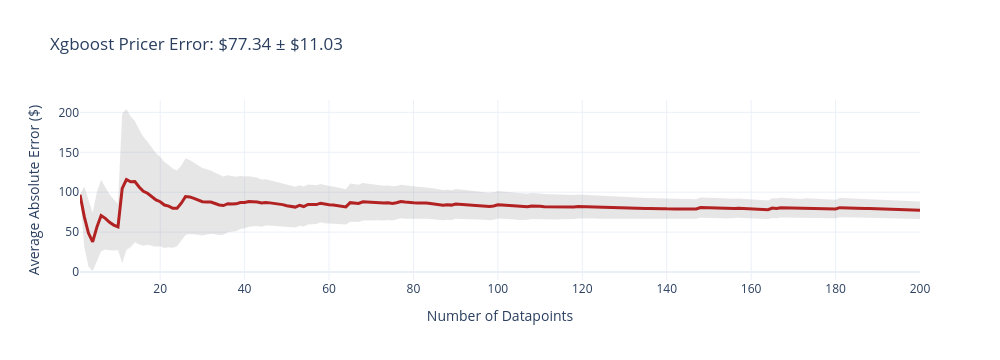
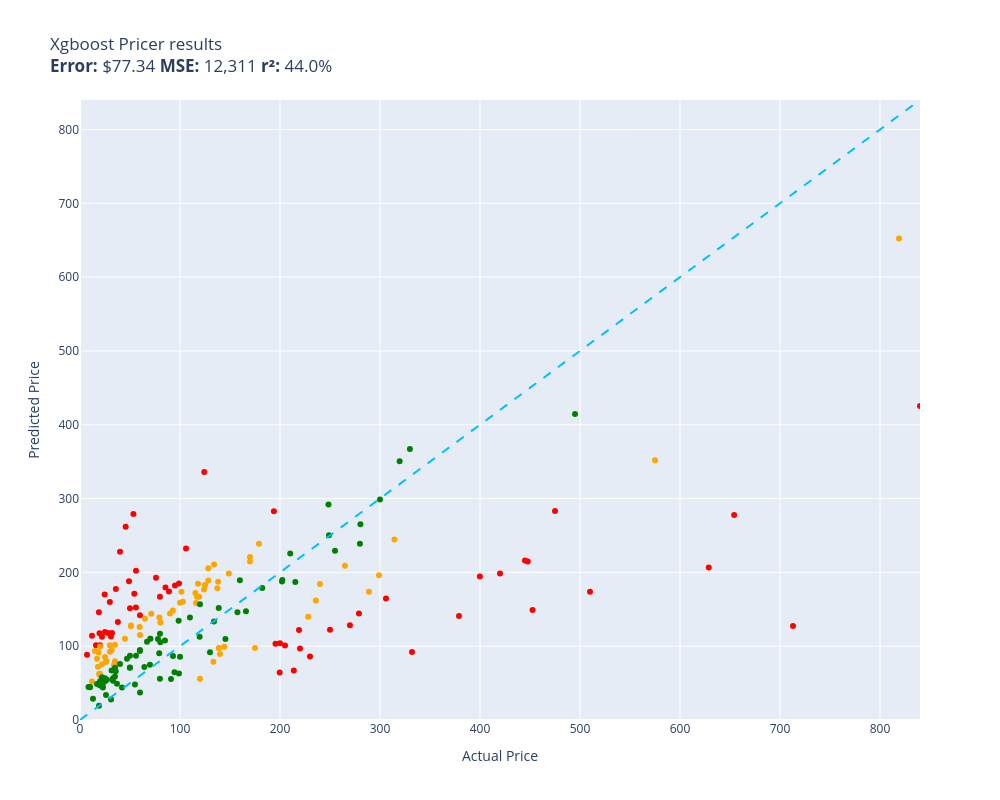

Here is the notebook cell these charts were saved with, in order:
### Code cell
from xgboost import XGBRegressor

xgb = XGBRegressor(
    n_estimators=500,
    learning_rate=0.05,
    max_depth=6,
    random_state=42,
    n_jobs=-1,
)
xgb.fit(X_train, train_prices)
print(f"XGBoost trained")

def xgboost_pricer(item):
    text = item.summary or item.title
    X = vectorizer.transform([text])
    return xgb.predict(X)[0]

evaluate(xgboost_pricer, test, size=200)

### Figure 1 — Plotly figure (JSON) as saved in the notebook; plotly's stock layout.template omitted (floating-point values rounded to 4 significant figures; data arrays with more than 128 entries replaced by an {"elided": "..."} marker saying what was removed)
{"data": [{"fill": "toself", "fillcolor": "rgba(128,128,128,0.2)", "hoverinfo": "skip", "line": {"color": "rgba(255,255,255,0)"}, "name": "95% CI", "showlegend": false, "type": "scatter", "x": {"elided": "400 int values"}, "y": {"elided": "400 float values"}}, {"customdata": {"elided": "200x1 float values"}, "hovertemplate": "n=%{x}<br>Avg Error=$%{y:,.2f}<br>±95% CI=$%{customdata[0]:,.2f}<extra></extra>", "line": {"color": "firebrick", "width": 3}, "mode": "lines", "name": "Cumulative Avg Error", "type": "scatter", "x": {"elided": "200 int values"}, "y": {"elided": "200 float values"}}], "layout": {"height": 360, "showlegend": false, "title": {"text": "Xgboost Pricer Error: $77.34 ± $11.03"}, "width": 1000, "xaxis": {"title": {"text": "Number of Datapoints"}}, "yaxis": {"title": {"text": "Average Absolute Error ($)"}}}}

### Figure 2 — Plotly figure (JSON) as saved in the notebook; plotly's stock layout.template omitted (floating-point values rounded to 4 significant figures)
{"data": [{"customdata": [["Old Blood Noise Excess V2 Distortion Cho...\nGuess=$122.08 Actual=$219.00"], ["Stand for Raven Pro Document Scanner - P...\nGuess=$159.98 Actual=$29.85"], ["RBC12-UPC Replacement Battery Cartridge ...\nGuess=$86.18 Actual=$229.99"], ["Bam France 2002XL Contoured Hightech Bla...\nGuess=$127.20 Actual=$713.00"], ["Metabo HPT 36V MultiVolt™ Cordless Rotar...\nGuess=$140.84 Actual=$379.00"], ["Innovative Percussion CB-6 Chamois Bass ...\nGuess=$171.15 Actual=$54.32"], ["Bam Trekking 3027SB Single Black Clarine...\nGuess=$92.01 Actual=$332.00"], ["DEWALT 20V MAX* XR Impact Driver with Bl...\nGuess=$149.02 Actual=$452.53"], ["10GBase-LR SFP+ Transceiver, Handar 10GB...\nGuess=$101.42 Actual=$19.99"], ["Deco Mount Pro Tripod Microphone Stand w...\nGuess=$141.88 Actual=$59.95"], ["Task T24287 Roman Ogee Router Bit with 1...\nGuess=$152.48 Actual=$55.88"], ["Travelpro Platinum Elite Slim Business L...\nGuess=$66.96 Actual=$213.83"], ["Southwire 120V/15A Right Angle User Atta...\nGuess=$132.69 Actual=$37.87"], ["JRready ST6313 DT Deutsch Connector Kit,...\nGuess=$64.34 Actual=$199.68"], ["15\" Locking Shower Head Extension Arm in...\nGuess=$167.09 Actual=$79.95"], ["Dakota Alert MURS Alert Probe Sensor - M...\nGuess=$96.95 Actual=$219.99"], ["KOHLER 18865-CP Filtered Water Faucet, P...\nGuess=$283.06 Actual=$475.00"], ["Projector, CRAZVIEW Projector with WiFi ...\nGuess=$279.25 Actual=$53.40"], ["Retevis RT68 Soft Earhook Walkie Talkie ...\nGuess=$88.55 Actual=$6.99"], ["MC: Pindicator (Dual Intensity Amber)\nGuess=$228.09 Actual=$40.00"], ["Poison Spyder 10-08-020 Rocker Knocker\nGuess=$206.71 Actual=$628.76"], ["Lighted Triangle Mirror Cabinet Bathroom...\nGuess=$216.19 Actual=$445.00"], ["BESTILL Wall Mounted Shower Faucet Set, ...\nGuess=$192.73 Actual=$76.00"], ["Engine Thermostat, Replace 19301-PAA-306...\nGuess=$145.84 Actual=$18.89"], ["Beck/Arnley 0421945 Air Filter\nGuess=$177.46 Actual=$35.87"], ["Dell Optiplex 390 Desktop Computer i3 3....\nGuess=$336.03 Actual=$124.27"], ["Satco S9596, 4 Count (Pack of 1), 4.18\nGuess=$114.18 Actual=$12.00"], ["Kingston Brass KS269SN Kingston Clawfoot...\nGuess=$164.78 Actual=$305.99"], ["KOHLER K-1185540-CP Assembly-Slider\nGuess=$261.73 Actual=$45.67"], ["Trim Kit for 2-handle Shower & Tub Valve...\nGuess=$182.20 Actual=$94.99"], ["Aeromotive 13304 Regulator, X1 Adjustabl...\nGuess=$128.21 Actual=$269.95"], ["Royal Designs, Inc. Decorative Abundant ...\nGuess=$119.17 Actual=$24.95"], ["Canon Sure Shot 90u 35mm Date Camera\nGuess=$194.58 Actual=$399.89"], ["Wilkinson LOW GAUSS Vintage Tone Strat S...\nGuess=$113.04 Actual=$30.93"], ["MXR Carbon Copy Deluxe Analog Delay Guit...\nGuess=$103.15 Actual=$195.50"], ["Berta (6 Pieces) 1-1/4 inch Overlay, 90 ...\nGuess=$169.96 Actual=$24.66"], ["Linkloos Solar Street Lights Outdoor Wat...\nGuess=$202.19 Actual=$55.99"], ["USB Charger, CIVIE High Speed 60W Multip...\nGuess=$101.30 Actual=$15.99"], ["CradlePoint Compact Broadband Router (CB...\nGuess=$174.24 Actual=$89.00"], ["Universal Power Group 12V 100Ah Sealed L...\nGuess=$103.91 Actual=$199.99"], ["Auertech Portable Washing Machine, 14lbs...\nGuess=$184.89 Actual=$98.99"], ["ECCPP Power Steering Pump for 2009-2010 ...\nGuess=$179.40 Actual=$85.48"], ["SP Air Corporation SP-8102BU 1/4-Inch He...\nGuess=$101.09 Actual=$204.99"], ["Music Hall pa15.3 MM/MC Phono Preamplifi...\nGuess=$122.32 Actual=$250.00"], ["Lorell Bell Chair Glide, 2.5\", Black\nGuess=$117.54 Actual=$19.50"], ["4 Inches Rolled Muffler Tip Catback Exha...\nGuess=$282.84 Actual=$193.88"], ["CTLAMP XL-2100 Professional Quality XL-2...\nGuess=$117.86 Actual=$32.00"], ["Competition Clutch Disc and Pressure Pla...\nGuess=$173.85 Actual=$510.00"], ["KUNFINE Android Radio CarPlay & Android ...\nGuess=$232.30 Actual=$106.00"], ["VIPMOTOZ Sequential Turn Signal Premium ...\nGuess=$144.33 Actual=$278.94"], ["A-Premium Front Suspension Steering Knuc...\nGuess=$187.89 Actual=$48.99"], ["Dell XPS 13 9343-2727SLV 13.3\" Full HD S...\nGuess=$425.56 Actual=$839.99"], ["Steering Wheel, Carbon Fiber Automotive ...\nGuess=$214.81 Actual=$447.74"], ["Pacific Drums PDCM1618TTRB 16 x 18 Inche...\nGuess=$198.48 Actual=$419.99"], ["Glovion Music Stand Light, Clip On Piano...\nGuess=$117.86 Actual=$27.99"], ["Empava 24\" Single Wall Ovens 10 Cooking ...\nGuess=$277.63 Actual=$654.14"], ["Viola Bow 4/4 Full Size Carbon Fiber (Bl...\nGuess=$151.46 Actual=$49.99"], ["VTech Strum and Jam Kidi Musical Guitar ...\nGuess=$112.66 Actual=$21.99"]], "hovertemplate": "%{customdata[0]}<extra></extra>", "legendgroup": "red", "marker": {"color": "red", "size": 6, "symbol": "circle"}, "mode": "markers", "name": "red", "orientation": "v", "showlegend": true, "type": "scatter", "x": [219.0, 29.85, 230.0, 713.0, 379.0, 54.32, 332.0, 452.5, 19.99, 59.95, 55.88, 213.8, 37.87, 199.7, 79.95, 220.0, 475.0, 53.4, 6.99, 40.0, 628.8, 445.0, 76.0, 18.89, 35.87, 124.3, 12.0, 306.0, 45.67, 94.99, 269.9, 24.95, 399.9, 30.93, 195.5, 24.66, 55.99, 15.99, 89.0, 200.0, 98.99, 85.48, 205.0, 250.0, 19.5, 193.9, 32.0, 510.0, 106.0, 278.9, 48.99, 840.0, 447.7, 420.0, 27.99, 654.1, 49.99, 21.99], "xaxis": "x", "y": [122.1, 160.0, 86.18, 127.2, 140.8, 171.1, 92.01, 149.0, 101.4, 141.9, 152.5, 66.96, 132.7, 64.34, 167.1, 96.95, 283.1, 279.3, 88.55, 228.1, 206.7, 216.2, 192.7, 145.8, 177.5, 336.0, 114.2, 164.8, 261.7, 182.2, 128.2, 119.2, 194.6, 113.0, 103.1, 170.0, 202.2, 101.3, 174.2, 103.9, 184.9, 179.4, 101.1, 122.3, 117.5, 282.8, 117.9, 173.9, 232.3, 144.3, 187.9, 425.6, 214.8, 198.5, 117.9, 277.6, 151.5, 112.7], "yaxis": "y"}, {"customdata": [["telpo Headlight Assembly Fit For 15 Camr...\nGuess=$158.51 Actual=$115.99"], ["SuppliesOutlet Compatible Toner Cartridg...\nGuess=$99.09 Actual=$144.29"], ["46mm Digital Pro High-Resolution Close-U...\nGuess=$99.46 Actual=$19.99"], ["GJY Portable TV,10.6 inch Mini TV for AT...\nGuess=$138.84 Actual=$79.36"], ["PEMP E65 E66 CDC Simulate Optical Fiber ...\nGuess=$166.85 Actual=$119.00"], ["CORSAIR Dominator Platinum RGB 32GB (2x1...\nGuess=$176.94 Actual=$124.00"], ["SKB iSeries 3i-13096-6KP Case for BlackM...\nGuess=$97.65 Actual=$174.99"], ["June Garden 12\" Sweet Dolly Charlotte - ...\nGuess=$60.93 Actual=$19.99"], ["Scranton & Co 3 Drawer Mobile File Cabin...\nGuess=$172.03 Actual=$115.35"], ["Canon EOS Rebel T7 Digital SLR Camera wi...\nGuess=$652.28 Actual=$819.00"], ["Evergreen HSHB2005 Cylinder Head Gasket ...\nGuess=$126.15 Actual=$59.69"], ["Mylites+ Standard Comic Book Mylar Sleev...\nGuess=$102.03 Actual=$34.99"], ["DALDED LED Light Kit for Lego Sonic Gree...\nGuess=$85.36 Actual=$24.99"], ["152MM Hole Saws M42 Bi-Metal High Speed ...\nGuess=$72.21 Actual=$17.99"], ["Baseball Backpacks Large 18 Inch Bookbag...\nGuess=$94.74 Actual=$31.77"], ["Adams Check Payment and Deposit Register...\nGuess=$75.96 Actual=$35.49"], ["Diversitech WG840585 Motor, (Ddb) 1/3Hp,...\nGuess=$210.74 Actual=$134.12"], ["Laisomeke Waterproof Junction Box, Unive...\nGuess=$52.18 Actual=$11.99"], ["Sumerain S1339CM Double Handle Widesprea...\nGuess=$161.86 Actual=$235.86"], ["DIMARZIO 204284 DP 163FBK Blues Bucker G...\nGuess=$144.32 Actual=$89.99"], ["VLAND LED Smoked Taillights Compatible F...\nGuess=$184.42 Actual=$239.99"], ["PM Auto Front Right Quick Complete Strut...\nGuess=$182.99 Actual=$124.94"], ["Miyaya@ Funny Animal Masks Collection fo...\nGuess=$82.83 Actual=$16.99"], ["Neporal Full Spectrum Light Bulb, 6000K ...\nGuess=$91.46 Actual=$18.59"], ["Pidoko Kids Train Table, Grey with 90 Pc...\nGuess=$55.74 Actual=$119.97"], ["Ceramic Talavera Mexican Tile 4x4\", 9 Pi...\nGuess=$101.40 Actual=$29.95"], ["KUNN Small Electrician Tool Pouch Utilit...\nGuess=$75.48 Actual=$21.99"], ["Pioneer 2AM401-BN Two Handle Kitchen Fau...\nGuess=$139.96 Actual=$228.22"], ["LSSAGOON Backpack for Women Teen Kids Gi...\nGuess=$74.39 Actual=$33.99"], ["Walker Exhaust Ultra EPA 16478 Direct Fi...\nGuess=$352.06 Actual=$574.99"], ["4LT LUMINETTE Vanity Opal GLS BSN\nGuess=$158.99 Actual=$99.99"], ["4pc Wheel Spacers Adapters 4\" (2inch Per...\nGuess=$167.02 Actual=$116.95"], ["Urth 62mm UV, Circular Polarizing (CPL),...\nGuess=$97.46 Actual=$139.00"], ["LSI Broadcom SAS 9300-8i 8-port 12Gb/s S...\nGuess=$184.48 Actual=$118.00"], ["Mikrotik RB3011UIAS-RM RouterBOARD 10xGi...\nGuess=$196.06 Actual=$299.00"], ["AC Compressor & A/C Kit For BMW 335i 335...\nGuess=$244.45 Actual=$314.41"], ["DuraGo 29515020 Front Hub Assembly\nGuess=$188.98 Actual=$128.34"], ["Ibanez M510OVS Acoustic Mandolin in Vint...\nGuess=$220.75 Actual=$169.99"], ["Chalkboard Name Badges with Magnetic Bac...\nGuess=$62.82 Actual=$19.95"], ["GENUINE VOLVO THERMOSTAT (3.0, 3.2) S60 ...\nGuess=$160.29 Actual=$102.85"], ["18 Inch White Undermount Kitchen Sink - ...\nGuess=$238.76 Actual=$179.00"], ["New Replacement seat cover fits Yamaha M...\nGuess=$97.33 Actual=$138.95"], ["Amana Tool - SC587 Carbide Tipped 3-Wing...\nGuess=$144.11 Actual=$71.23"], ["Evan Fischer Radiator Cooling Fan Assemb...\nGuess=$178.64 Actual=$137.34"], ["AZX Stylus Pencil for Apple iPad Pro 202...\nGuess=$92.49 Actual=$29.99"], ["UPR Mach 1 Chin Spoiler Fits 94-98 Musta...\nGuess=$137.29 Actual=$64.99"], ["Raspberry Pi 3 Model B+ Aluminum Case Me...\nGuess=$93.45 Actual=$14.99"], ["Skullcandy Hesh Evo Bluetooth Headphones...\nGuess=$110.34 Actual=$69.99"], ["ROHL WSGUM3018WH Wire Sink Grids, White\nGuess=$205.67 Actual=$128.28"], ["ASUS VY279HE-W 27” 1080P Monitor - White...\nGuess=$187.22 Actual=$138.10"], ["Diversitech UC2436-3 Ultralite Condenser...\nGuess=$131.97 Actual=$80.39"], ["200 ' feet True 14 Gauge AWG CCA Speaker...\nGuess=$109.93 Actual=$44.95"], ["APS iBoard (304 Stainless Steel Polished...\nGuess=$209.01 Actual=$264.95"], ["StonKraft Brass Chess Board Game Set wit...\nGuess=$89.57 Actual=$140.00"], ["Baumgartens Sicurix Blank PVC ID Cards (...\nGuess=$62.22 Actual=$19.11"], ["Audio Techinca ATW-T1002 System 10 Handh...\nGuess=$173.62 Actual=$289.00"], ["BXYJY for Samsung Galaxy Z Fold 3 Case w...\nGuess=$-12.93 Actual=$49.99"], ["DuraGo BR5330 Front Vented Disc Brake Ro...\nGuess=$173.84 Actual=$101.51"], ["Vinyl Soft Top Roll-up Adjustable Truck ...\nGuess=$198.59 Actual=$148.88"], ["Blanco 230966 Valea Stainless Steel Sink...\nGuess=$148.19 Actual=$92.88"], ["Targus CityGear Durable Backpack, Black,...\nGuess=$78.90 Actual=$133.43"], ["Fender Hendrix Voodoo Child Coiled Instr...\nGuess=$115.04 Actual=$59.99"], ["W11130208 W10695459 Refrigerator LED Mod...\nGuess=$79.63 Actual=$26.59"], ["Jada Toys Ryan's World Combo Panda Airli...\nGuess=$79.59 Actual=$34.94"], ["Pyle 2x120 Watt Home Audio Speaker Power...\nGuess=$127.03 Actual=$50.92"], ["Xiaomi Redmi 10 2022 NFC 4G LTE (128GB +...\nGuess=$214.65 Actual=$169.99"], ["Refresh NSF-53 Premium Replacement Refri...\nGuess=$128.09 Actual=$50.99"], ["NICKSTON Red Sparkling Glitter Slim Band...\nGuess=$79.02 Actual=$25.99"]], "hovertemplate": "%{customdata[0]}<extra></extra>", "legendgroup": "orange", "marker": {"color": "orange", "size": 6, "symbol": "circle"}, "mode": "markers", "name": "orange", "orientation": "v", "showlegend": true, "type": "scatter", "x": [116.0, 144.3, 19.99, 79.36, 119.0, 124.0, 175.0, 19.99, 115.3, 819.0, 59.69, 34.99, 24.99, 17.99, 31.77, 35.49, 134.1, 11.99, 235.9, 89.99, 240.0, 124.9, 16.99, 18.59, 120.0, 29.95, 21.99, 228.2, 33.99, 575.0, 99.99, 117.0, 139.0, 118.0, 299.0, 314.4, 128.3, 170.0, 19.95, 102.8, 179.0, 138.9, 71.23, 137.3, 29.99, 64.99, 14.99, 69.99, 128.3, 138.1, 80.39, 44.95, 264.9, 140.0, 19.11, 289.0, 49.99, 101.5, 148.9, 92.88, 133.4, 59.99, 26.59, 34.94, 50.92, 170.0, 50.99, 25.99], "xaxis": "x", "y": [158.5, 99.09, 99.46, 138.8, 166.8, 176.9, 97.65, 60.93, 172.0, 652.3, 126.1, 102.0, 85.36, 72.21, 94.74, 75.96, 210.7, 52.18, 161.9, 144.3, 184.4, 183.0, 82.83, 91.46, 55.74, 101.4, 75.48, 140.0, 74.39, 352.1, 159.0, 167.0, 97.46, 184.5, 196.1, 244.4, 189.0, 220.7, 62.82, 160.3, 238.8, 97.33, 144.1, 178.6, 92.49, 137.3, 93.45, 110.3, 205.7, 187.2, 132.0, 109.9, 209.0, 89.57, 62.22, 173.6, -12.93, 173.8, 198.6, 148.2, 78.9, 115.0, 79.63, 79.59, 127.0, 214.7, 128.1, 79.02], "yaxis": "y"}, {"customdata": [["NewPower99 Battery Kit for Samsung Galax...\nGuess=$48.12 Actual=$54.95"], ["EXMAX NG-10X Fresnel Lens Focusing Adapt...\nGuess=$74.92 Actual=$69.98"], ["ACDelco GM Original Equipment FW339 Fron...\nGuess=$186.98 Actual=$215.33"], ["8544771 Dryer Heating Element, 279816 Th...\nGuess=$66.18 Actual=$35.74"], ["Pump Head TBVECHI 175PSI 4KW 5.5HP 21CFM...\nGuess=$367.30 Actual=$329.90"], ["Panasonic KX-TG6511B DECT 6.0 PLUS Expan...\nGuess=$90.46 Actual=$79.20"], ["LOVE MEI Galaxy S10 Lite Case, Military ...\nGuess=$53.33 Actual=$32.98"], ["LD Products Compatible Toner Cartridge R...\nGuess=$71.04 Actual=$49.98"], ["APS iBoard 6-inch Aluminum (Black Powder...\nGuess=$225.66 Actual=$210.23"], ["Intermatic PX300 12V 300W Transformer wi...\nGuess=$133.48 Actual=$134.00"], ["HK SYSTEMS 13\" Heavy Duty Black \"Push\" O...\nGuess=$107.65 Actual=$84.95"], ["Mini PC, Kinupute Desktop Computer E3-12...\nGuess=$414.43 Actual=$495.00"], ["Aolemi Oil Rubbed Bronze Single Function...\nGuess=$134.63 Actual=$98.65"], ["Clementoni 39132.5 Jigsaw Puzzle 1,000 P...\nGuess=$56.05 Actual=$79.95"], ["GanFindX Portable Car Hand Controls for ...\nGuess=$189.42 Actual=$159.90"], ["KOMPUTERBAY 4GB 2X 2GB DDR2 1066MHz PC2-...\nGuess=$105.49 Actual=$80.34"], ["Tidal Front + Rear Fender Flares 4PC Poc...\nGuess=$229.22 Actual=$254.99"], ["Wenger City Upgrade Laptop Backpack with...\nGuess=$109.64 Actual=$145.42"], ["AUTOFREE LED Tail Lights Assembly Compat...\nGuess=$187.75 Actual=$201.99"], ["3D Tree Hole Branches 075 Stair Risers D...\nGuess=$91.93 Actual=$129.99"], ["Fjallraven, Kanken Laptop 15\" Backpack f...\nGuess=$112.86 Actual=$119.65"], ["Evan-Fischer Front Bumper Cover Compatib...\nGuess=$189.75 Actual=$202.38"], ["Webcem Solar Shed Light Outdoor Indoor, ...\nGuess=$109.85 Actual=$77.96"], ["Festool 492370 Platin 2 S1000 Grit 6-Inc...\nGuess=$55.39 Actual=$91.00"], ["Western Digital Enterprise RE4-GP 2TB SA...\nGuess=$138.94 Actual=$109.95"], ["Tablet PC Cover Compatible with Lenovo T...\nGuess=$66.92 Actual=$31.61"], ["Trail Gear Twin Stick Kit for Top Shift ...\nGuess=$238.64 Actual=$279.92"], ["Ultra Duster Canned Air Net 10 Oz 6-Pack\nGuess=$70.72 Actual=$49.90"], ["IQShield Screen Protector Compatible wit...\nGuess=$44.42 Actual=$9.95"], ["Liberty Imports 12 Pack: US Military Toy...\nGuess=$48.85 Actual=$16.98"], ["Marvel Legends Series X-Men 6-Inch Archa...\nGuess=$63.02 Actual=$98.95"], ["Intrepid International Dressage Letters-...\nGuess=$54.41 Actual=$26.99"], ["LEGO Marvel Avengers War Machine Buster ...\nGuess=$94.88 Actual=$59.95"], ["ANZO USA 111207 GMC SIERRA 99-06 / YUKON...\nGuess=$178.68 Actual=$182.28"], ["EMART Photography C Stand with Boom Arm,...\nGuess=$156.68 Actual=$119.99"], ["iPhone 12/12 Pro Nicaragua Guardabarranc...\nGuess=$52.51 Actual=$19.97"], ["Replacement Remote Control for PANASONIC...\nGuess=$58.98 Actual=$34.95"], ["KS K-STORM Replacement Silicone Mushroom...\nGuess=$44.56 Actual=$8.50"], ["Grey Pneumatic 1311SD Impact Socket Set\nGuess=$146.06 Actual=$157.43"], ["GE RPWF SmartWater Comparable Refrigerat...\nGuess=$48.95 Actual=$36.99"], ["MGP Caliper Covers 39011SACURD Red Powde...\nGuess=$250.32 Actual=$249.00"], ["NewFantasia Replacement Audio Cable with...\nGuess=$27.64 Actual=$31.00"], ["MONOCARBON Forged Carbon Fiber Case for ...\nGuess=$37.11 Actual=$59.99"], ["Pyle Wireless Rear View Backup Camera - ...\nGuess=$110.00 Actual=$70.45"], ["Cardone 84-58642 New HEI Electronic Dist...\nGuess=$147.28 Actual=$165.99"], ["Hp Pavilion P7-1257c Motherboard Aahd3-h...\nGuess=$93.65 Actual=$59.86"], ["Kastar Battery Pack Replacement for Sony...\nGuess=$46.76 Actual=$19.99"], ["LCD Screen for Dell Inspiron 17R 17.3\" H...\nGuess=$71.72 Actual=$64.37"], ["200 Couples Conversation Cards - Enjoy B...\nGuess=$56.48 Actual=$32.97"], ["The Puppet Company - Carpet-Unicorn, Whi...\nGuess=$19.23 Actual=$19.00"], ["KYX Racing Hardened Steel Center Drive S...\nGuess=$83.01 Actual=$46.99"], ["OEM Samsung Remote Control Shipped with ...\nGuess=$86.98 Actual=$56.00"], ["Venom Power Terra Hunter R/T+ R/T All-Te...\nGuess=$350.71 Actual=$319.65"], ["Custom Engagement Logo Desk Embosser Sea...\nGuess=$87.12 Actual=$49.95"], ["520 Pieces Christmas Envelope Seal Stick...\nGuess=$33.85 Actual=$25.99"], ["LD Compatible Ink Cartridge Replacement ...\nGuess=$44.15 Actual=$41.99"], ["BestPricedDecals Wine A BIT, You'll Feel...\nGuess=$28.87 Actual=$12.98"], ["VATOS 4 Packs Bubble Machine Gun for Kid...\nGuess=$44.04 Actual=$22.88"], ["VONADO Space Wars Colonial Viper MK1 Bui...\nGuess=$75.78 Actual=$39.99"], ["Replacement Remote Control fit for Sony ...\nGuess=$44.85 Actual=$9.99"], ["Disney Princess Sparkling Princess Sleep...\nGuess=$52.36 Actual=$24.95"], ["sabermaster TCG Playmat yugioh playmat T...\nGuess=$58.06 Actual=$21.99"], ["Star Wars Die-Cast Metal TITANIUM Series...\nGuess=$46.76 Actual=$22.70"], ["Samsung DA97-07603B Freezer Ice Maker As...\nGuess=$86.64 Actual=$93.02"], ["Intex River Run Connect Lounge (Four)\nGuess=$64.85 Actual=$94.49"], ["Think Gizmos Build Your Own Robot Toys f...\nGuess=$56.54 Actual=$24.95"], ["HP Laserjet 2100 Laser Printer W/Test Pr...\nGuess=$298.82 Actual=$299.98"], ["PowerSport Front Rear Brakes and Rotors ...\nGuess=$291.99 Actual=$248.51"], ["KZ ZS10 Pro in Ear Monitor Headphone KZ ...\nGuess=$106.04 Actual=$66.99"], ["STICKGOO Peel and Stick Backsplash for K...\nGuess=$70.86 Actual=$34.99"], ["Garmin 010-12402-10 GT15M-TM Transom-Mou...\nGuess=$151.67 Actual=$138.74"], ["Fitness Center Gym Room Weight Train Dua...\nGuess=$85.86 Actual=$99.99"], ["MonMount Triple Monitor Stand Freestandi...\nGuess=$116.69 Actual=$79.99"], ["For Volvo C70 S70 V70 V40 S40 AC Compres...\nGuess=$265.22 Actual=$280.41"]], "hovertemplate": "%{customdata[0]}<extra></extra>", "legendgroup": "green", "marker": {"color": "green", "size": 6, "symbol": "circle"}, "mode": "markers", "name": "green", "orientation": "v", "showlegend": true, "type": "scatter", "x": [54.95, 69.98, 215.3, 35.74, 329.9, 79.2, 32.98, 49.98, 210.2, 134.0, 84.95, 495.0, 98.65, 79.95, 159.9, 80.34, 255.0, 145.4, 202.0, 130.0, 119.7, 202.4, 77.96, 91.0, 110.0, 31.61, 279.9, 49.9, 9.95, 16.98, 98.95, 26.99, 59.95, 182.3, 120.0, 19.97, 34.95, 8.5, 157.4, 36.99, 249.0, 31.0, 59.99, 70.45, 166.0, 59.86, 19.99, 64.37, 32.97, 19.0, 46.99, 56.0, 319.6, 49.95, 25.99, 41.99, 12.98, 22.88, 39.99, 9.99, 24.95, 21.99, 22.7, 93.02, 94.49, 24.95, 300.0, 248.5, 66.99, 34.99, 138.7, 99.99, 79.99, 280.4], "xaxis": "x", "y": [48.12, 74.92, 187.0, 66.18, 367.3, 90.46, 53.33, 71.04, 225.7, 133.5, 107.6, 414.4, 134.6, 56.05, 189.4, 105.5, 229.2, 109.6, 187.8, 91.93, 112.9, 189.8, 109.9, 55.39, 138.9, 66.92, 238.6, 70.72, 44.42, 48.85, 63.02, 54.41, 94.88, 178.7, 156.7, 52.51, 58.98, 44.56, 146.1, 48.95, 250.3, 27.64, 37.11, 110.0, 147.3, 93.65, 46.76, 71.72, 56.48, 19.23, 83.01, 86.98, 350.7, 87.12, 33.85, 44.15, 28.87, 44.04, 75.78, 44.85, 52.36, 58.06, 46.76, 86.64, 64.85, 56.54, 298.8, 292.0, 106.0, 70.86, 151.7, 85.86, 116.7, 265.2], "yaxis": "y"}, {"hoverinfo": "skip", "line": {"color": "deepskyblue", "dash": "dash", "width": 2}, "mode": "lines", "name": "y = x", "showlegend": false, "type": "scatter", "x": [0, 840.0], "y": [0, 840.0]}], "layout": {"height": 800, "legend": {"title": {"text": "color"}, "tracegroupgap": 0}, "showlegend": false, "title": {"text": "Xgboost Pricer results<br><b>Error:</b> $77.34 <b>MSE:</b> 12,311 <b>r²:</b> 44.0%"}, "width": 1000, "xaxis": {"anchor": "y", "domain": [0, 1], "range": [0, 840.0], "title": {"text": "Actual Price"}}, "yaxis": {"anchor": "x", "domain": [0, 1], "range": [0, 840.0], "title": {"text": "Predicted Price"}}}}
